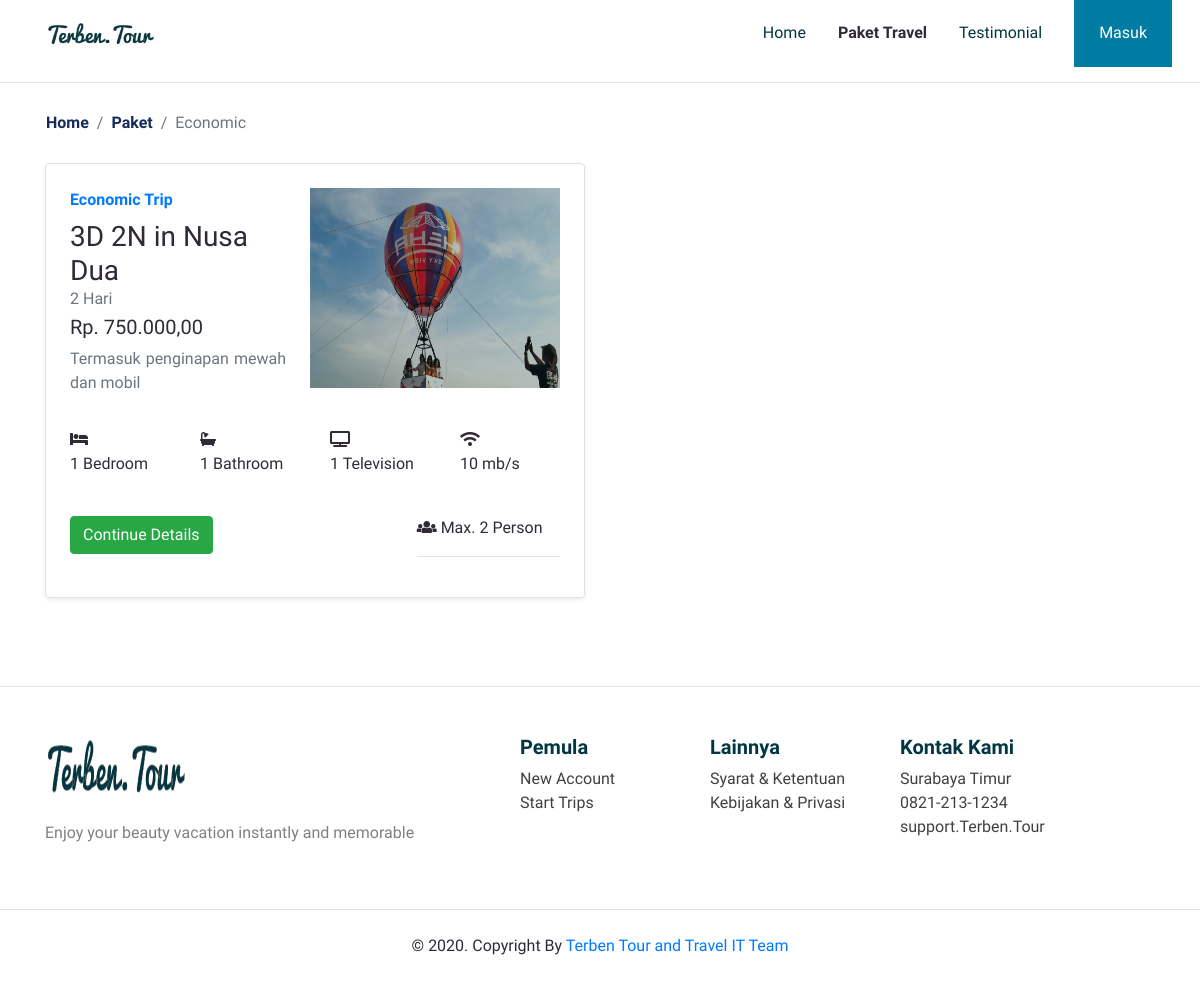
/Paket/Kategori/3, run on the app's committed database.
### tables this page shows
CREATE TABLE `paket` (
  `paket_id` varchar(20) NOT NULL,
  `admin_id` int(11) NOT NULL,
  `kategori_id` int(11) NOT NULL,
  `img_paket` varchar(100) DEFAULT NULL,
  `judul` varchar(50) NOT NULL,
  `deskripsi` text NOT NULL,
  `max_person` int(10) NOT NULL,
  `durasi` varchar(50) NOT NULL,
  `harga` int(15) NOT NULL,
  `fas_bedroom` int(15) NOT NULL,
  `fas_bathroom` int(15) NOT NULL,
  `fas_tv` int(15) NOT NULL,
  `fas_inet` int(15) NOT NULL
);

### application/controllers/Paket.php (called while the page is built, shortened)
<?php
class Paket extends CI_Controller
{
    function __construct()
    {
      $this->load->model('M_Admin');
      $this->load->model('M_Kategori');
      $this->load->model('M_Paket');
    }
    function Kategori($kategori_id)
    {
      $data['paket'] = $this->M_Paket->getPaketKategori($kategori_id);
      $this->load->view('paket/byKategori',$data);
    }
}
 ?>

### index.php (called while the page is built, shortened)
<?php
require_once BASEPATH.'core/CodeIgniter.php';

### application/models/M_Paket.php (called while the page is built, shortened)
<?php
class M_Paket extends CI_Model
{
  function getPaketKategori($kategori_id){
  $paket = $this->db->get_where('paket',array('kategori_id'=>$kategori_id))
          ->result();
  return $paket;
  }
}
 ?>

### application/views/paket/byKategori.php (the view, shortened to what this page needs)
<!DOCTYPE html>
<html lang="en">
<head>
    <link rel="stylesheet" href="<?= base_url('assets\frontend\libraries\bootstrap\css\bootstrap.css') ?>">
    <link href="<?= base_url('assets\frontend\libraries\font-awesome-5\css\fontawesome-all.min.css') ?>" rel="stylesheet" media="all">
    <link rel="stylesheet" href="https://cdnjs.cloudflare.com/ajax/libs/font-awesome/4.7.0/css/font-awesome.min.css">
    <link rel="stylesheet" href="<?= base_url('assets\frontend\styles\main.css') ?>">
</head>
<body>
<?php $user_data = $this->session->userdata('user_data');  ?>
    <div class="container">
        <nav class="row navbar navbar-expand-lg navbar-light bg-white">
            <a href="" class="navbar-brand">
                <img src="<?= base_url('assets\frontend\images\Terben.Tour@2x.png')  ?>" alt="Logo TerbenTour">
            </a>
            <div class="collapse navbar-collapse" id="navM">
                <ul class="navbar-nav ml-auto mr-3">
                    <li class="nav-item mx-md-2">
                        <a href="<?= base_url('')  ?>" class="nav-link">Home</a>
                    </li>
                    <li class="nav-item mx-md-2">
                        <a href="#" class="nav-link  active">Paket Travel</a>
                    </li>
                    <li class="nav-item mx-md-2">
                        <a href="#" class="nav-link">Testimonial</a>
                    </li>
                </ul>
                <form class="from-inline my-2 my-lg-0 d-none d-md-block">
                    <?php
                    if (null !== $user_data) { ?>
                        <div class="dropdown">
                            <button class="btn btn-login btn-navbar-right my-2 my-sm-0 px-4"  type="button" data-toggle="dropdown">
                                <?= $user_data['email'] ?>
                                <i class="fa fa-angle-down ml-2 opacity-8"></i>
                            </button>
                            <div class="dropdown-menu">
                                <a class="dropdown-item" href="<?= base_url('User/Profile');  ?>">User Account</a>
                                <a class="dropdown-item" href="<?= base_url('User/editProfile');  ?>">Setting</a>
                                <div class="dropdown-divider"></div>
                                <a class="dropdown-item" href="#" onclick="location.href='<?= base_url('Login/logout'); ?>'" type="button">Logout</a>
                            </div>
                        </div>
                    <?php } else { ?>
                        <button class="btn btn-login btn-navbar-right my-2 my-sm-0 px-4" onclick="location.href='<?= base_url('Login'); ?>'" type="button">
                            Masuk
                        </button>
                    <?php } ?>
                </form>
            </div>
        </nav>
    </div>
	<hr>
    <section class="section-details-breadcrumb">
        <div class="container">
            <div class="row ">
                <nav aria-label="breadcrumb">
                    <ol class="breadcrumb">
                        <li class="breadcrumb-item"><a href="<?= base_url('')  ?>">Home</a></li>
                        <li class="breadcrumb-item active" aria-current="page"><a href="<?= base_url('Paket') ?>">Paket</a></li>
                        <?php
                        if (isset($paket[0]->kategori_id)) {
                          if ($paket[0]->kategori_id == 1) { ?>
                            <li class="breadcrumb-item active" aria-current="page">Exclusive</li>
                          <?php } elseif ($paket[0]->kategori_id == 2) { ?>
                            <li class="breadcrumb-item active" aria-current="page">Business</li>
                          <?php } elseif ($paket[0]->kategori_id == 3) { ?>
                            <li class="breadcrumb-item active" aria-current="page">Economic</li>
                          <?php } ?>
                        <?php } ?>
                    </ol>
                </nav>
            </div>
        </div>
    </section>
    <main>
        <section class="section-content-paket">
            <div class="container">
                <div class="row">
                  <?php foreach ($paket as $dataPaket) { ?>
                    <div class="col-lg-6 mb-3">
                        <div class="row no-gutters border rounded overflow-hidden flex-md-row mb-4 shadow-sm h-md-250 position-relative">
                            <div class="col pl-4 pt-4 d-flex flex-column position-static">
                                <strong class="d-inline-block mb-2 text-primary">
                                  <?php if ($dataPaket->kategori_id == 1) {
                                    echo "Exclusive";
                                  } elseif ($dataPaket->kategori_id == 2) {
                                    echo "Business";
                                  } else {
                                    echo "Economic";
                                  } ?>
                                   Trip
                                 </strong>
                                <h3 class="mb-0"><?= $dataPaket->judul  ?></h3>
                                <div class="mb-1 text-muted"><?= $dataPaket->durasi  ?> Hari</div>
                                <h5>Rp. <?= number_format($dataPaket->harga, 2, ',', '.')  ?></h5>
                                <p class="card-text mb-auto text-muted text-justify"><?= character_limiter(strip_tags($dataPaket->deskripsi),100) ?></p>
                            </div>
                            <div class="col-auto d-none d-lg-block p-4">
                                <img src="<?= base_url('/assets/frontend/images/admin/paket/'.$dataPaket->img_paket) ?>" alt="<?= $dataPaket->img_paket  ?>" style="width: 250px; height: 200px;">
                            </div>
                            <div class="col-lg-12 pl-4 pb-4 pr-4">
                                <div class="features row mt-3">
                                    <div class="col-md-3">
                                        <div class="description">
                                            <i class="fas fa-bed"></i>
                                            <p><?= $dataPaket->fas_bedroom ?> Bedroom</p>
                                        </div>
                                    </div>
                                    <div class="col-md-3 ">
                                        <div class="description">
                                            <i class="fas fa-bath"></i>
                                            <p><?= $dataPaket->fas_bathroom ?> Bathroom</p>
                                        </div>
                                    </div>
                                    <?php if ($dataPaket->fas_tv > 0) { ?>
                                      <div class="col-md-3 ">
                                          <div class="description">
                                              <i class="fas fa-tv"></i>
                                              <p><?= $dataPaket->fas_tv  ?> Television</p>
                                          </div>
                                      </div>
                                    <?php } ?>
                                    <?php if ($dataPaket->fas_inet > 0) { ?>
                                      <div class="col-md-3 ">
                                          <div class="description">
                                              <i class="fas fa-wifi"></i>
                                              <p><?= $dataPaket->fas_inet ?> mb/s</p>
                                          </div>
                                      </div>
                                    <?php } ?>
                                </div>
                                <div class="features row mt-4">
                                  <div class="col-md-8">
                                    <button class="btn btn-success" onclick="location.href='<?= base_url('Paket/Detail/'.$dataPaket->paket_id); ?>'" type="button">
                                        Continue Details
                                    </button>
                                  </div>
                                  <div class="col-md-4 order-last">
                                    <div class="description">
                                      <i class="fas fa-users"></i> Max. <?= $dataPaket->max_person?> Person
                                      <hr>
                                    </div>
                                  </div>
                                </div>
                            </div>
                        </div>
                    </div>
                  <?php } ?>
                </div>
            </div>
        </section>
	</main>
	<?php require_once APPPATH."views/layout/layout.footer.php" ?>
</body>
</html>

### assets/frontend/styles/main.css (style rules this page uses)
body { background-color: #fff; font-family: 'Assistant', sans-serif; color: #302A36; }
.navbar-brand img { max-height: 40px; }
.navbar-light .navbar-nav .nav-link { color: #023642; }
.navbar-light .navbar-nav .nav-link.active { font-weight: bold; color: #302A36 !important; }
.btn-navbar-right { margin-top: -10px !important; margin-bottom: -10px !important; margin-right: -18px !important; height: 70px; border-radius: 0%; }
.btn-login { background-color: #007BA2; color: white; height: 67px !important; }
.section-details-breadcrumb .breadcrumb { background-color: transparent; }
.section-details-breadcrumb .breadcrumb .breadcrumb-item a { color: #152C5B; font-weight: 600; }

### data on the page
paket: shows "Economic", judul "3D 2N in Nusa Dua", durasi "2", harga "750.000,00", deskripsi "Termasuk penginapan mewah dan mobil", img_paket (picture), fas_bedroom "1", fas_bathroom "1", fas_tv "1", fas_inet "10", max_person "2"
